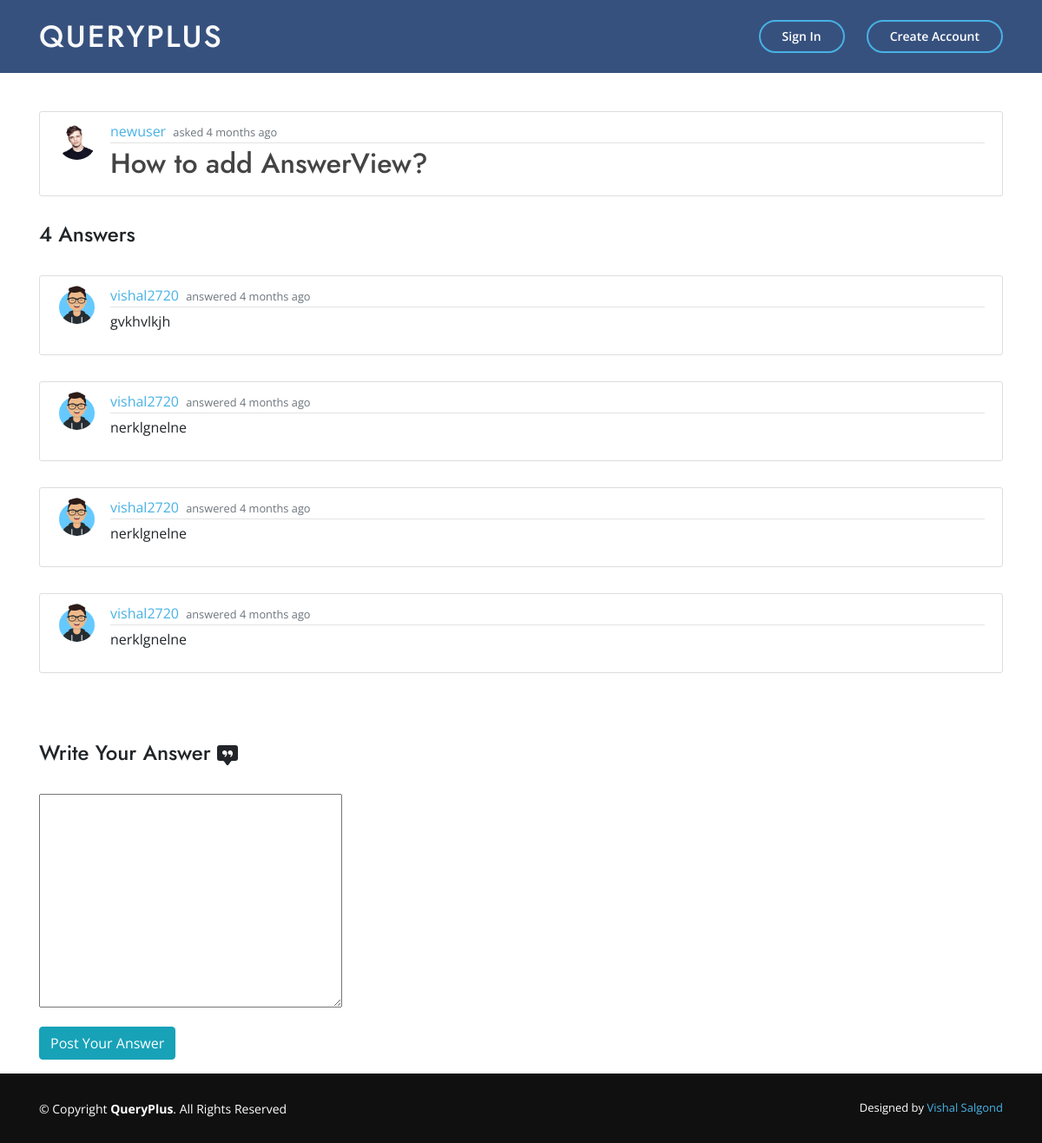
Page /question/8/ on the committed database.
### main_app/models.py (models this page shows, shortened)
class Question(models.Model):
    question = RichTextField()
    date_posted = models.DateTimeField(auto_now_add=True)
    author = models.ForeignKey(User, on_delete=models.CASCADE)

class Profile(models.Model):
    user = models.OneToOneField(User, on_delete=models.CASCADE)
    image = models.ImageField(default='default.jpg',upload_to='profile_pics')

class Answer(models.Model):
    content = RichTextField(blank=True, null=True)
    date_posted = models.DateTimeField(default=timezone.now)
    author = models.ForeignKey(User, on_delete=models.CASCADE)
    answered_to = models.ForeignKey(Question, on_delete=models.CASCADE)

### main_app/views.py (the view, shortened to what this page needs)
# urls.py: path('question/<int:pk>/', QuestionDetailView.as_view(), name='question-detail'),
class QuestionDetailView(DetailView):
    model = Question
    def get_context_data(self, *args, **kwargs):
        context = super(QuestionDetailView,
             self).get_context_data(*args, **kwargs)
        context["form"] = AnswerForm()
        context["answers"] = Answer.objects.filter(answered_to=context["question"])
        context["count"] =  Answer.objects.filter(answered_to=context["question"]).count()
        return context

### main_app/forms.py
class AnswerForm(forms.ModelForm):
    class Meta:
        model = Answer
        fields = ["content"]

### main_app/templates/main_app/question_detail.html (shortened to what this page needs)
{% extends "main_app/base.html" %}
{% load crispy_forms_tags %}
{% load i18n %}
{% block content %}
    <div class="container">
    <article class="media content-section mt-5">
        <img class="rounded-circle article-img" src="{{ object.author.profile.image.url }}" alt="user_image">
        <div class="media-body">
        <div class="article-metadata">
            <a class="mr-1" href="{% url 'user-profile' question.author.username %}">{{ question.author }}</a>
            <small class="text-muted">asked {{ question.date_posted|timesince }} ago</small>
        </div>
            <h2 class="article-title">{{ question.question|safe }}</h2>
        </div>
    </article>
    <br>
    {% if count  %}
        {% for ans in answers %}
            <article class="media content-section">
                <img class="rounded-circle article-img" src="{{ ans.author.profile.image.url }}" alt="">
                <div class="media-body">
                <div class="article-metadata">
                    <a class="mr-1" href="{% url 'user-profile' ans.author.username %}">{{ ans.author }}</a>
                    <small class="text-muted">answered {{ ans.date_posted|timesince }} ago</small>
                </div>
                <p>{{ ans.content|safe }}</p>
                </div>
            </article>
        {% endfor %}
    {% endif %}
    <form method="POST">
        <fieldset class="form-group">
            {% if count  %}
                <h4 class="mt-5">Write Your Answer
                </h4>
                <br>
            {% else %}
                <h4 class="mt-5">Be the first one to Answer</h4>
                <br>
            {% endif %}
            <div>
                {{ form.content|safe }} {{ form.media }}
            </div>
        </fieldset>
        <div class="form-group">
            <button class="btn btn-info" type="submit">Post Your Answer</button>
        </div>
    </form>
</div>
{% endblock content %}

### main_app/static/main_app/main.css (style rules this page uses)
body { background: white; margin-top: 5rem; font-family: 'Open Sans', sans-serif; }
h1, h2, h3, h4, h5, h6 { font-family: "Jost", sans-serif; }
a { color: #47b2e4; }
.content-section { background: #ffffff; padding: 10px 20px; border: 1px solid #dddddd; border-radius: 3px; margin-bottom: 30px; }
.article-title { color: #444444; }
.article-img { height: 45px; width: 45px; margin-right: 16px; }
.article-metadata { padding-bottom: 1px; margin-bottom: 4px; border-bottom: 1px solid #e3e3e3 }

### rows in the picture
Question: author.profile.image (picture), author "newuser", date_posted "4 months", question "How to add AnswerView?"
Answer: author.profile.image (picture), author "vishal2720", date_posted "4 months", content "gvkhvlkjh"
Answer: author.profile.image (picture), author "vishal2720", date_posted "4 months", content "nerklgnelne"
Answer: author.profile.image (picture), author "vishal2720", date_posted "4 months", content "nerklgnelne"
Answer: author.profile.image (picture), author "vishal2720", date_posted "4 months", content "nerklgnelne"
